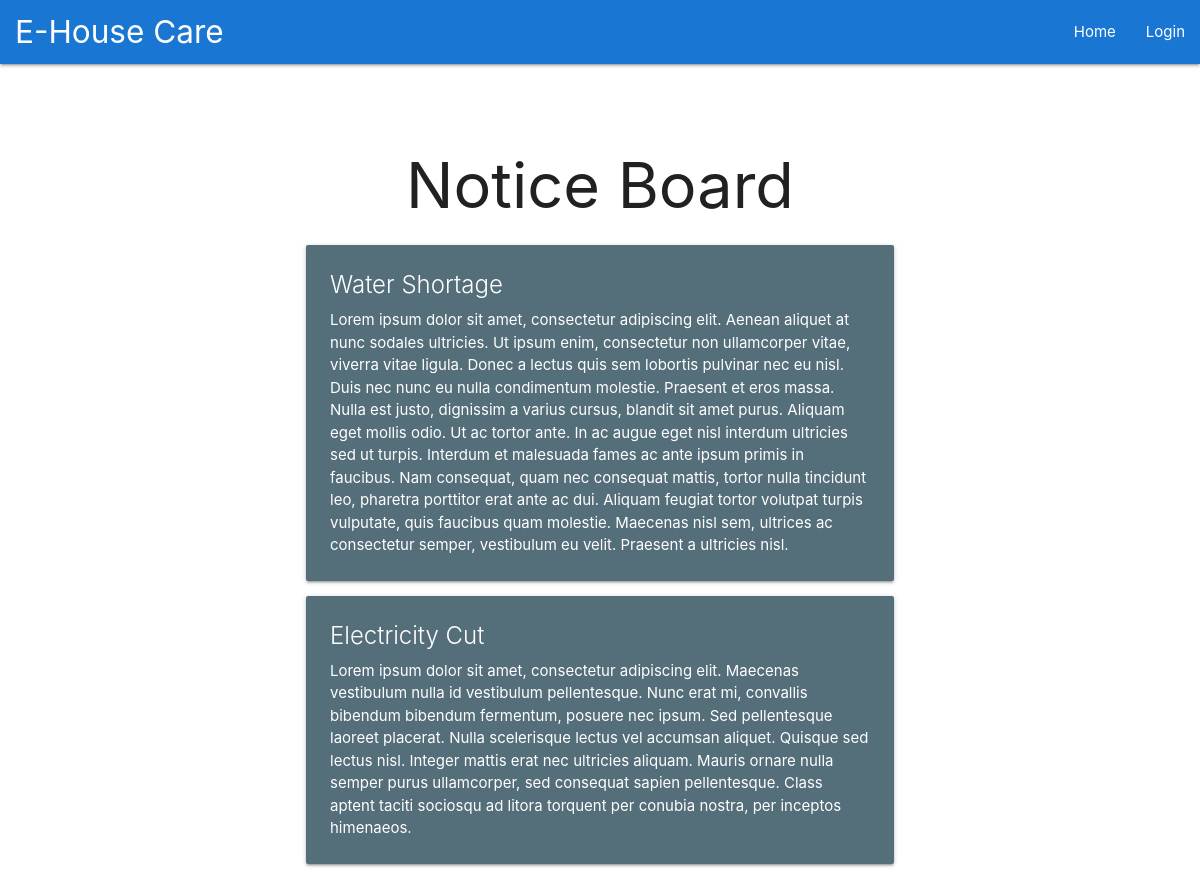
The page /noticeboard on the database as committed earlier.
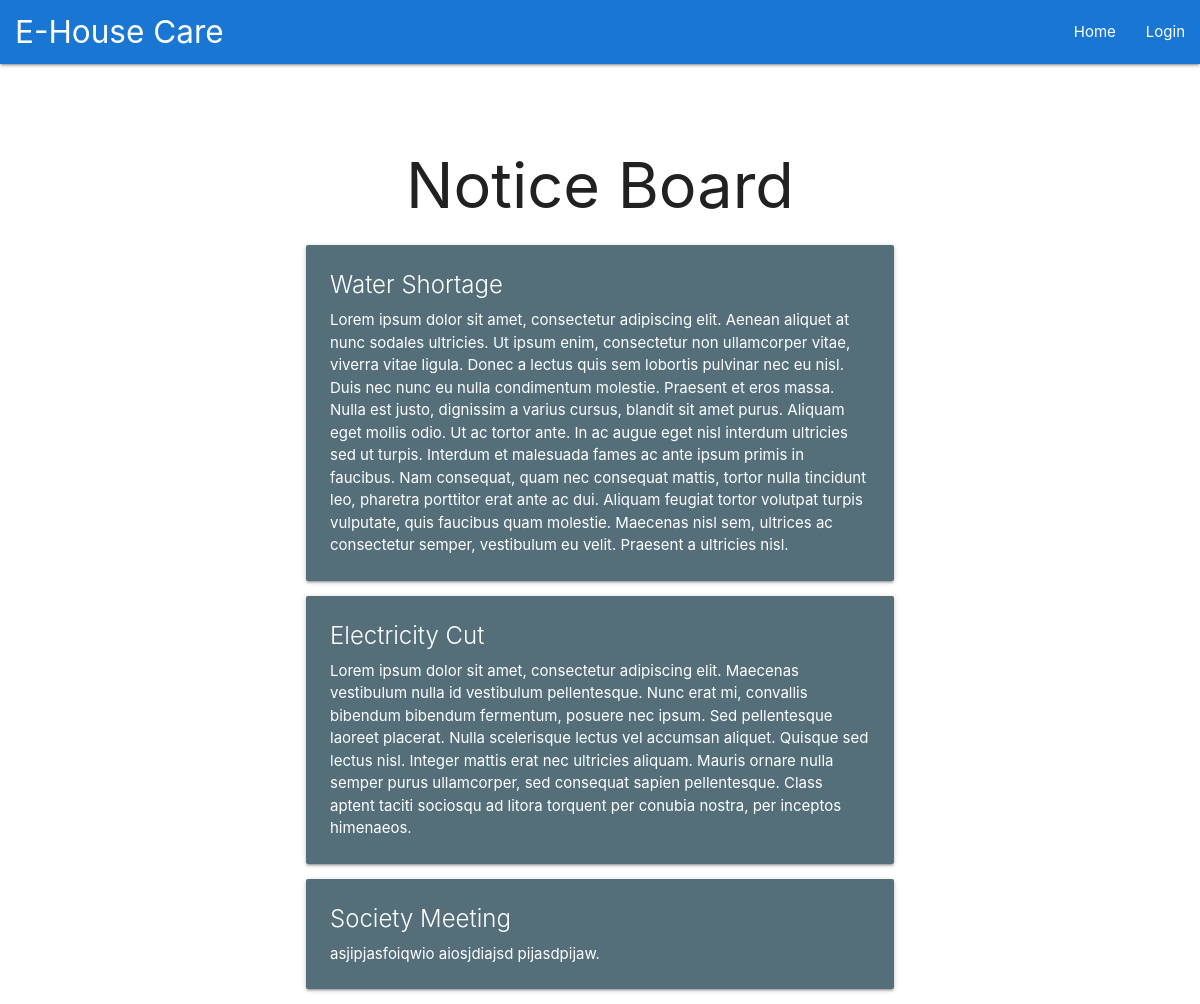
The same page on the database as committed later.
### main/models.py (models this page shows, shortened)
class Notice(models.Model):
    header_notice = CharField(max_length=100)
    details_notice = TextField()

### main/views.py (the view)
# urls.py: path('noticeboard', views.noticeboard, name='noticeboard'),
def noticeboard(request):
    messages.info(request, 'You are viewing the Notice Board!')
    return render(request, "main/noticeboard.html", context={'noticeboard': Notice.objects.all})

### main/templates/main/noticeboard.html (shortened to what this page needs)
{% extends "main/header.html" %} {% block content %}
<div class="container">
  <h1 style="text-align:center;">Notice Board</h1>
  {% for notice in noticeboard %}
  <div class="col s12 m6 l4">
    <div class="card blue-grey darken-1">
      <div class="card-content white-text">
        <span class="card-title">{{notice.header_notice}}</span>
        <p>{{notice.details_notice|safe}}</p>
      </div>
    </div>
  </div>
  {% endfor %}
</div>
{% endblock %}

Rows that differ between the two databases and show on the page:
added Notice: header_notice "Society Meeting", details_notice "asjipjasfoiqwio aiosjdiajsd pijasdpijaw."
